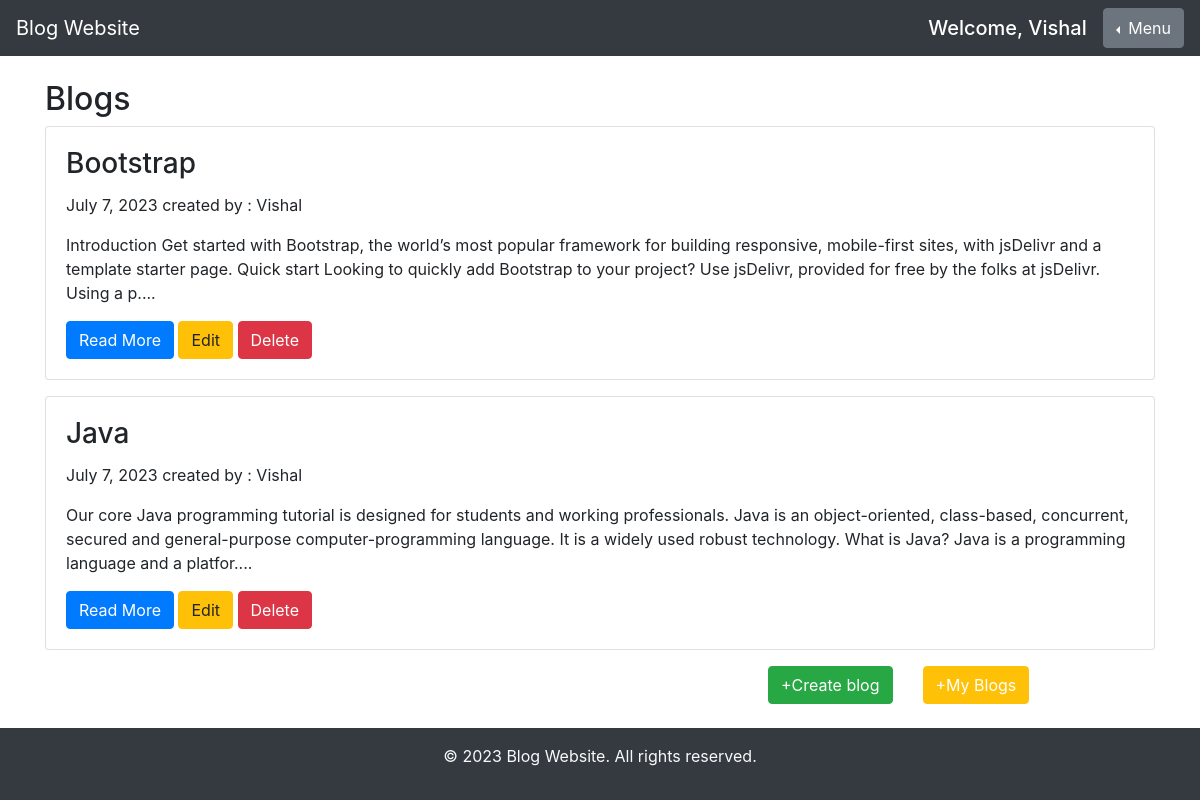
The app's page /myblogs (signed in), older data.
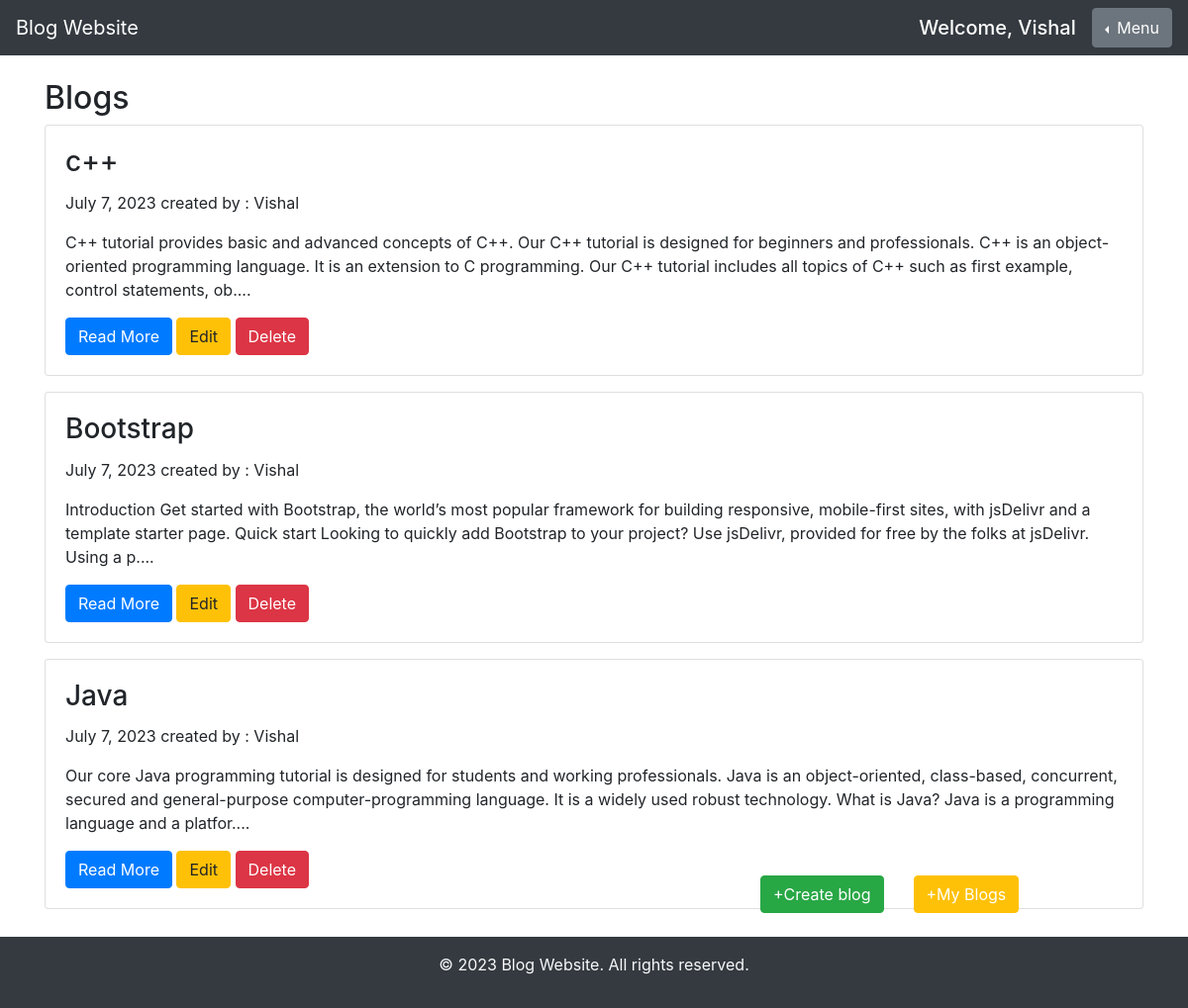
The same page, newer data.
### user/models.py (models this page shows)
class Myblog(models.Model):
    blog_id=models.CharField(max_length=300,primary_key=True)
    topic=models.CharField(max_length=100)
    content=models.CharField(max_length=600)
    date=models.DateField(auto_now=True)
    email=models.CharField(max_length=600,default="")
    name=models.CharField(max_length=100,default="")
    time=models.TimeField(auto_now=True)

### user/views.py (the view)
# urls.py: path('myblogs',views.myblogs),
def myblogs(request):
    if 'email' in request.session:
        data=Myblog.objects.filter(email=request.session['email']).order_by('-date','-time')
        return render(request,'myblogs.html',{'dt':data})
    else:
        return redirect('/login')

### user/templates/myblogs.html (shortened to what this page needs)
<!DOCTYPE html>
<html>
<head>
    <link rel="stylesheet" href="https://maxcdn.bootstrapcdn.com/bootstrap/4.5.2/css/bootstrap.min.css">
</head>
<body>
    <header>
        <nav class="navbar navbar-expand-md bg-dark navbar-dark">
            <a class="navbar-brand" href="/">Blog Website</a>
            <div class="collapse navbar-collapse" id="collapsibleNavbar">
                <ul class="navbar-nav ml-auto">
                    {% if 'name' in request.session %}
                    <h5 class="mr-3 mt-2 text-white">Welcome, {{ request.session.name }}</h5>
                    {% else %}
                    <h5 class="mr-3 mt-2 text-white">Welcome, Guest User</h5>
                    {% endif %}
                    <div class="btn-group dropleft">
                        <button type="button" class="btn btn-secondary dropdown-toggle" data-toggle="dropdown"
                            aria-haspopup="true" aria-expanded="false">
                            Menu
                        </button>
                    </div>
                </ul>
            </div>
        </nav>
    </header>
    <section class="container mt-4" style="margin-bottom: 100px;">
        <h2>Blogs</h2>
        {% for x in dt %}
        <div class="card mb-3" >
            <div class="card-body" >
                <h3 class="card-title">{{x.topic}}</h3>
                <p>{{x.date}} created by : {{x.name}}</p>
                <p class="card-text">{{x.content|slice:":300"}}....</p>
                <a href="/viewfull_personal/{{x.blog_id}}" class="btn btn-primary">Read More</a>
                <a href="/edit/{{x.blog_id}}" class="btn btn-warning">Edit</a>
                <a  onclick="delet({{x.blog_id}})" class="btn btn-danger">Delete</a>
            </div>
        </div>
        {% endfor %}
    </section>
   <div class="fixed-bottom">
    <div class="row">
        <div class="col-9 text-right">
            <a href="/createblog"><button class="btn btn-success">+Create blog</button></a>
        </div>
        <div class="col-2 text-left">
            <a href="/myblogs"><button class="btn btn-warning text-white">+My Blogs</button></a>
        </div>
    </div>
    <footer class="bg-dark text-light text-center py-3 mt-4 ">
        <p>&copy; 2023 Blog Website. All rights reserved.</p>
    </footer>
   </div>
</body>
</html>

Row changes from the older to the newer data that the page shows:
added Myblog: topic "c++", date "July 7, 2023", name "Vishal", content "C++ tutorial provides basic and advanced concepts of C++. Our C++ tutorial is designed for beginners and professionals. C++ is an object-oriented programming language. It is an extension to C programming. Our C++ tutorial includes all topics of C++ such as first example, control statements, ob"
